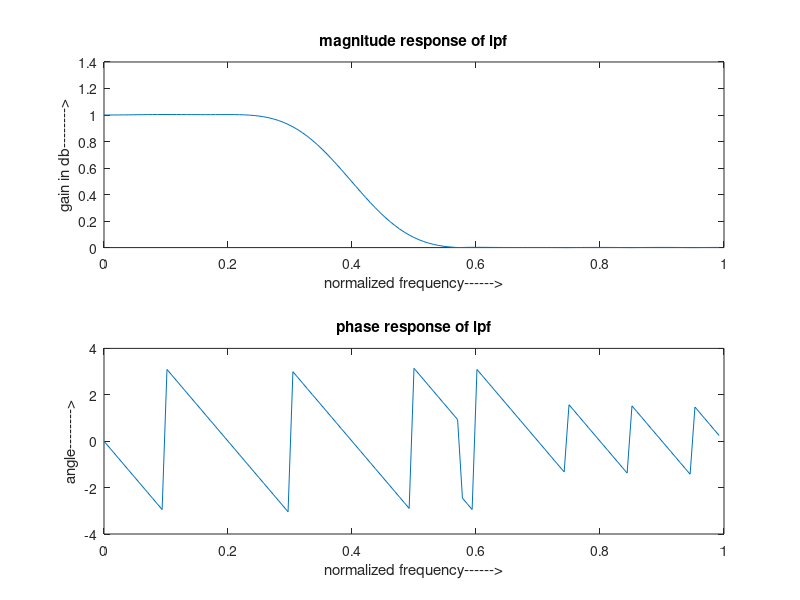

MATLAB code for this plot:
clc;
clear all;
close all;
n=20;
fp=200;
fq=300;
fs=1000;
fn=2*fp/fs;
window=hamming(n+1);
b=fir1(n,fn,window);
[H, W]=freqz(b,1,128);

subplot(2,1,1);
plot(W/pi,abs(H));
title('magnitude response of lpf');
ylabel('gain in db-------->');
xlabel('normalized frequency------>');

subplot(2,1,2);
plot(W/pi,angle(H));
title('phase response of lpf');
ylabel('angle-------->');
xlabel('normalized frequency------>');
